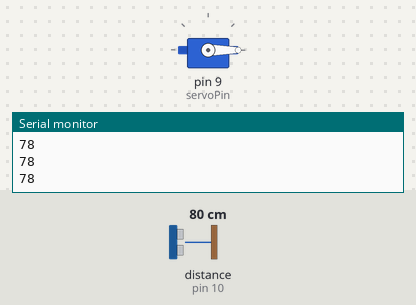
The sketch below on a simulated Arduino Uno, built with avr-gcc and run on an emulated ATmega328P. Shown: servo, the last lines printed to the serial monitor. Wiring (inferred from the names in the program): ultrasonic range finder: trigger pin 11; echo pin 10. The inputs (shaded band) are chosen by the test bench; at power-on: distance to the obstacle (sensor on pin 10) 80 cm. The echo pulse lasts 58.3 µs per cm.

Above: at 1.2 s.
1.3 s: distance to the obstacle (sensor on pin 10) set to 13 cm
2.8 s: distance to the obstacle (sensor on pin 10) set to 10 cm
At 3.4 s:
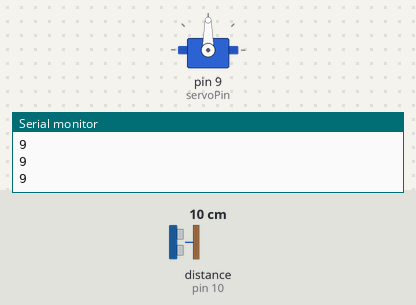
4.3 s: distance to the obstacle (sensor on pin 10) set to 18 cm
At 5.1 s:
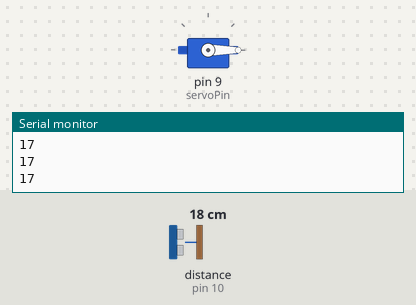
5.8 s: distance to the obstacle (sensor on pin 10) set to 2 cm
At 7.1 s:
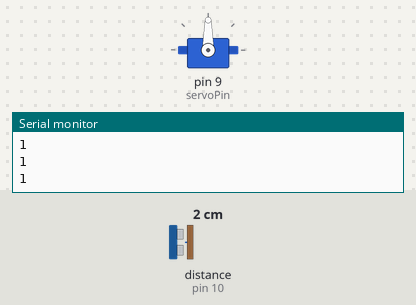
Timing chart, 0 to 8.3 s (numbered marks = the images above; inputs shaded):
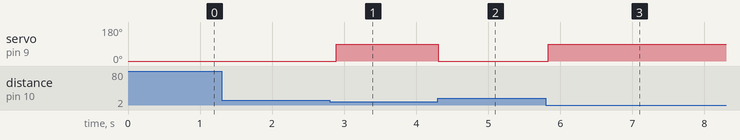

The sketch:

Arduino_Servo_Distance.ino
```cpp
#include <Servo.h>

Servo myServo;

const int trigPin = 11;
const int echoPin = 10;
const int servoPin = 9;

long duration;
int distance;

void setup() {
  pinMode(trigPin, OUTPUT);
  pinMode(echoPin, INPUT);

  myServo.attach(servoPin);
  myServo.write(0);

  Serial.begin(9600);
}

void loop() {

  digitalWrite(trigPin, LOW);
  delayMicroseconds(2);

  digitalWrite(trigPin, HIGH);
  delayMicroseconds(10);

  digitalWrite(trigPin, LOW);

  duration = pulseIn(echoPin, HIGH);

  distance = duration * 0.034 / 2;

  Serial.println(distance);

  if (distance > 0 && distance <= 10) {
    myServo.write(90);
  } else {
    myServo.write(0);
  }

  delay(100);
}
```

Measured:
- the behaviour switches between 12 and 11 cm on distance to the obstacle (sensor on pin 10) (found by bisection; images 0 and 1)
- after the input at 2.8 s, servo on pin 9 (servoPin): 0° → 90° after 0.09 s
- after the input at 4.3 s, servo on pin 9 (servoPin): 90° → 0° at once
- after the input at 5.8 s, servo on pin 9 (servoPin): 0° → 90° at once
